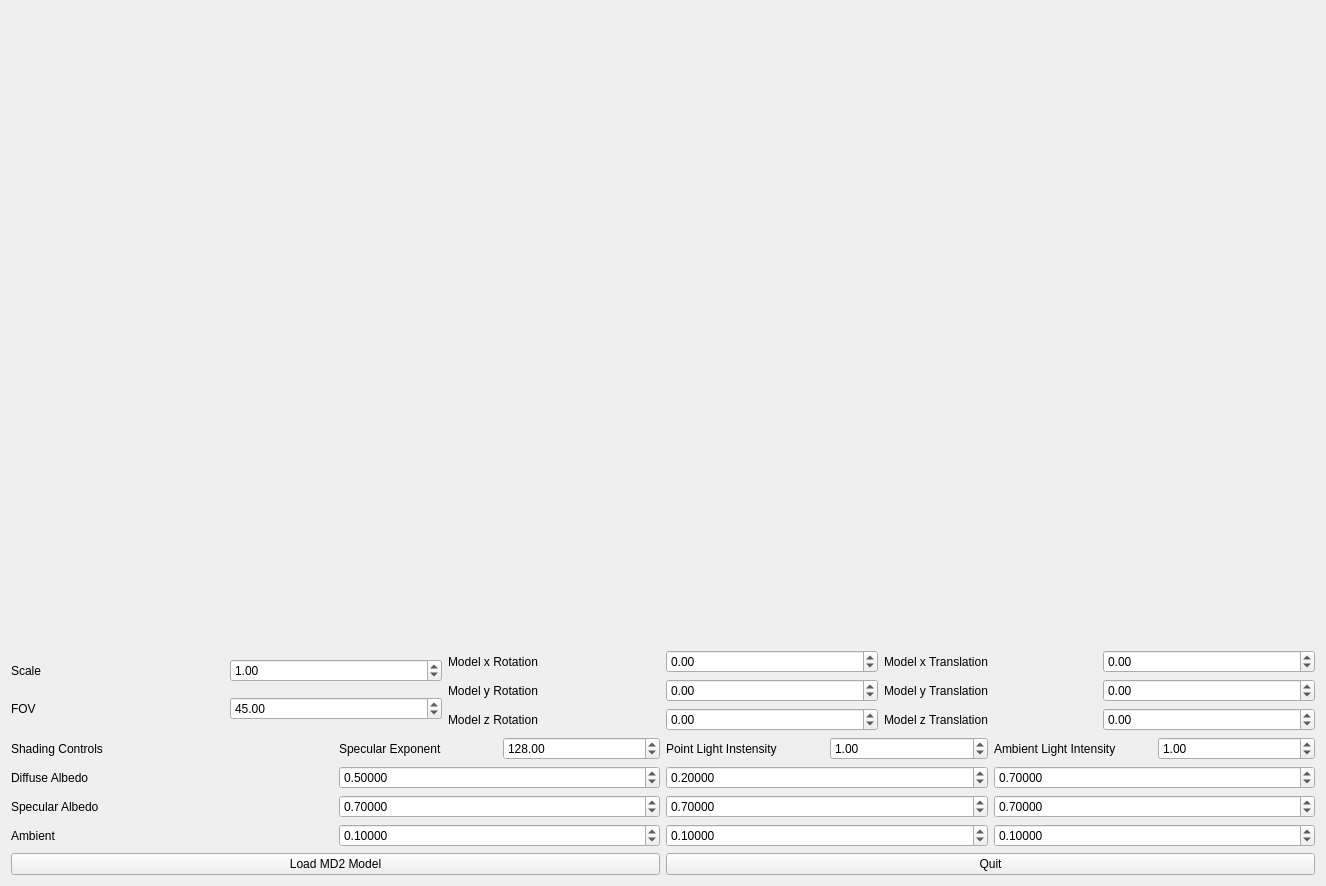
<?xml version="1.0" encoding="UTF-8"?>
<ui version="4.0">
 <class>MainWindow</class>
 <widget class="QMainWindow" name="MainWindow">
  <property name="geometry">
   <rect>
    <x>0</x>
    <y>0</y>
    <width>1326</width>
    <height>886</height>
   </rect>
  </property>
  <property name="windowTitle">
   <string>MainWindow</string>
  </property>
  <widget class="QWidget" name="centralWidget">
   <layout class="QGridLayout" name="gridLayout">
    <item row="0" column="0">
     <layout class="QVBoxLayout" name="verticalLayout_3">
      <item>
       <layout class="QHBoxLayout" name="imagesLayout_2">
        <item>
         <widget class="QWidget" name="containerWidget" native="true">
          <property name="minimumSize">
           <size>
            <width>800</width>
            <height>600</height>
           </size>
          </property>
          <zorder></zorder>
          <zorder></zorder>
         </widget>
        </item>
       </layout>
      </item>
      <item>
       <layout class="QVBoxLayout" name="verticalLayout_4">
        <item>
         <layout class="QHBoxLayout" name="horizontalLayout_2">
          <item>
           <layout class="QGridLayout" name="gridLayout_2">
            <item row="0" column="0">
             <widget class="QLabel" name="label_7">
              <property name="text">
               <string>Scale</string>
              </property>
             </widget>
            </item>
            <item row="2" column="0">
             <widget class="QLabel" name="label_8">
              <property name="text">
               <string>FOV</string>
              </property>
             </widget>
            </item>
            <item row="0" column="1">
             <widget class="QDoubleSpinBox" name="scaleSB">
              <property name="minimum">
               <double>0.010000000000000</double>
              </property>
              <property name="maximum">
               <double>10.000000000000000</double>
              </property>
              <property name="singleStep">
               <double>0.100000000000000</double>
              </property>
              <property name="value">
               <double>1.000000000000000</double>
              </property>
             </widget>
            </item>
            <item row="2" column="1">
             <widget class="QDoubleSpinBox" name="fovSB">
              <property name="minimum">
               <double>-1.000000000000000</double>
              </property>
              <property name="maximum">
               <double>360.000000000000000</double>
              </property>
              <property name="singleStep">
               <double>0.100000000000000</double>
              </property>
              <property name="value">
               <double>45.000000000000000</double>
              </property>
             </widget>
            </item>
           </layout>
          </item>
          <item>
           <layout class="QGridLayout" name="gridLayout_3">
            <item row="0" column="0">
             <widget class="QLabel" name="label">
              <property name="text">
               <string>Model x Rotation</string>
              </property>
             </widget>
            </item>
            <item row="1" column="1">
             <widget class="QDoubleSpinBox" name="yRotationSB">
              <property name="minimum">
               <double>-1.000000000000000</double>
              </property>
              <property name="maximum">
               <double>360.000000000000000</double>
              </property>
             </widget>
            </item>
            <item row="2" column="1">
             <widget class="QDoubleSpinBox" name="zRotationSB">
              <property name="minimum">
               <double>-1.000000000000000</double>
              </property>
              <property name="maximum">
               <double>360.000000000000000</double>
              </property>
             </widget>
            </item>
            <item row="1" column="0">
             <widget class="QLabel" name="label_2">
              <property name="text">
               <string>Model y Rotation</string>
              </property>
             </widget>
            </item>
            <item row="0" column="1">
             <widget class="QDoubleSpinBox" name="xRotationSB">
              <property name="minimum">
               <double>-1.000000000000000</double>
              </property>
              <property name="maximum">
               <double>360.000000000000000</double>
              </property>
             </widget>
            </item>
            <item row="2" column="0">
             <widget class="QLabel" name="label_3">
              <property name="text">
               <string>Model z Rotation</string>
              </property>
             </widget>
            </item>
           </layout>
          </item>
          <item>
           <layout class="QGridLayout" name="gridLayout_4">
            <item row="0" column="0">
             <widget class="QLabel" name="label_4">
              <property name="text">
               <string>Model x Translation</string>
              </property>
             </widget>
            </item>
            <item row="1" column="0">
             <widget class="QLabel" name="label_5">
              <property name="text">
               <string>Model y Translation</string>
              </property>
             </widget>
            </item>
            <item row="2" column="0">
             <widget class="QLabel" name="label_6">
              <property name="text">
               <string>Model z Translation</string>
              </property>
             </widget>
            </item>
            <item row="0" column="1">
             <widget class="QDoubleSpinBox" name="xTranslationSB">
              <property name="minimum">
               <double>-10.000000000000000</double>
              </property>
              <property name="maximum">
               <double>10.000000000000000</double>
              </property>
              <property name="singleStep">
               <double>0.100000000000000</double>
              </property>
             </widget>
            </item>
            <item row="1" column="1">
             <widget class="QDoubleSpinBox" name="yTranslationSB">
              <property name="minimum">
               <double>-10.000000000000000</double>
              </property>
              <property name="maximum">
               <double>10.000000000000000</double>
              </property>
              <property name="singleStep">
               <double>0.100000000000000</double>
              </property>
             </widget>
            </item>
            <item row="2" column="1">
             <widget class="QDoubleSpinBox" name="zTranslationSB">
              <property name="minimum">
               <double>-10.000000000000000</double>
              </property>
              <property name="maximum">
               <double>10.000000000000000</double>
              </property>
              <property name="singleStep">
               <double>0.100000000000000</double>
              </property>
             </widget>
            </item>
           </layout>
          </item>
         </layout>
        </item>
        <item>
         <layout class="QHBoxLayout" name="horizontalLayout_3">
          <item>
           <layout class="QGridLayout" name="gridLayout_5">
            <item row="0" column="3">
             <layout class="QHBoxLayout" name="horizontalLayout_5">
              <item>
               <widget class="QLabel" name="label_14">
                <property name="text">
                 <string>Ambient Light Intensity</string>
                </property>
               </widget>
              </item>
              <item>
               <widget class="QDoubleSpinBox" name="ambientLightIntensitySB">
                <property name="maximum">
                 <double>10.000000000000000</double>
                </property>
                <property name="singleStep">
                 <double>0.100000000000000</double>
                </property>
                <property name="value">
                 <double>1.000000000000000</double>
                </property>
               </widget>
              </item>
             </layout>
            </item>
            <item row="2" column="0">
             <widget class="QLabel" name="label_10">
              <property name="text">
               <string>Diffuse Albedo</string>
              </property>
             </widget>
            </item>
            <item row="2" column="2">
             <widget class="QDoubleSpinBox" name="diffuseAlbedoGSB">
              <property name="decimals">
               <number>5</number>
              </property>
              <property name="maximum">
               <double>1.000000000000000</double>
              </property>
              <property name="singleStep">
               <double>0.010000000000000</double>
              </property>
              <property name="value">
               <double>0.200000000000000</double>
              </property>
             </widget>
            </item>
            <item row="2" column="3">
             <widget class="QDoubleSpinBox" name="diffuseAlbedoBSB">
              <property name="decimals">
               <number>5</number>
              </property>
              <property name="maximum">
               <double>1.000000000000000</double>
              </property>
              <property name="singleStep">
               <double>0.010000000000000</double>
              </property>
              <property name="value">
               <double>0.700000000000000</double>
              </property>
             </widget>
            </item>
            <item row="4" column="0">
             <widget class="QLabel" name="label_12">
              <property name="text">
               <string>Ambient</string>
              </property>
             </widget>
            </item>
            <item row="2" column="1">
             <widget class="QDoubleSpinBox" name="diffuseAlbedoRSB">
              <property name="decimals">
               <number>5</number>
              </property>
              <property name="maximum">
               <double>1.000000000000000</double>
              </property>
              <property name="singleStep">
               <double>0.010000000000000</double>
              </property>
              <property name="value">
               <double>0.500000000000000</double>
              </property>
             </widget>
            </item>
            <item row="4" column="3">
             <widget class="QDoubleSpinBox" name="ambientBSB">
              <property name="decimals">
               <number>5</number>
              </property>
              <property name="maximum">
               <double>1.000000000000000</double>
              </property>
              <property name="singleStep">
               <double>0.010000000000000</double>
              </property>
              <property name="value">
               <double>0.100000000000000</double>
              </property>
             </widget>
            </item>
            <item row="4" column="2">
             <widget class="QDoubleSpinBox" name="ambientGSB">
              <property name="decimals">
               <number>5</number>
              </property>
              <property name="maximum">
               <double>1.000000000000000</double>
              </property>
              <property name="singleStep">
               <double>0.010000000000000</double>
              </property>
              <property name="value">
               <double>0.100000000000000</double>
              </property>
             </widget>
            </item>
            <item row="0" column="2">
             <layout class="QHBoxLayout" name="horizontalLayout_4">
              <item>
               <widget class="QLabel" name="label_13">
                <property name="text">
                 <string>Point Light Instensity</string>
                </property>
               </widget>
              </item>
              <item>
               <widget class="QDoubleSpinBox" name="pointLightIntensitySB">
                <property name="singleStep">
                 <double>0.100000000000000</double>
                </property>
                <property name="value">
                 <double>1.000000000000000</double>
                </property>
               </widget>
              </item>
             </layout>
            </item>
            <item row="3" column="3">
             <widget class="QDoubleSpinBox" name="specularAlbedoBSB">
              <property name="decimals">
               <number>5</number>
              </property>
              <property name="maximum">
               <double>1.000000000000000</double>
              </property>
              <property name="singleStep">
               <double>0.010000000000000</double>
              </property>
              <property name="value">
               <double>0.700000000000000</double>
              </property>
             </widget>
            </item>
            <item row="3" column="1">
             <widget class="QDoubleSpinBox" name="specularAlbedoRSB">
              <property name="decimals">
               <number>5</number>
              </property>
              <property name="maximum">
               <double>1.000000000000000</double>
              </property>
              <property name="singleStep">
               <double>0.010000000000000</double>
              </property>
              <property name="value">
               <double>0.700000000000000</double>
              </property>
             </widget>
            </item>
            <item row="3" column="0">
             <widget class="QLabel" name="label_11">
              <property name="text">
               <string>Specular Albedo</string>
              </property>
             </widget>
            </item>
            <item row="4" column="1">
             <widget class="QDoubleSpinBox" name="ambientRSB">
              <property name="decimals">
               <number>5</number>
              </property>
              <property name="maximum">
               <double>1.000000000000000</double>
              </property>
              <property name="singleStep">
               <double>0.010000000000000</double>
              </property>
              <property name="value">
               <double>0.100000000000000</double>
              </property>
             </widget>
            </item>
            <item row="3" column="2">
             <widget class="QDoubleSpinBox" name="specularAlbedoGSB">
              <property name="decimals">
               <number>5</number>
              </property>
              <property name="maximum">
               <double>1.000000000000000</double>
              </property>
              <property name="singleStep">
               <double>0.010000000000000</double>
              </property>
              <property name="value">
               <double>0.700000000000000</double>
              </property>
             </widget>
            </item>
            <item row="0" column="1">
             <layout class="QHBoxLayout" name="horizontalLayout_6">
              <item>
               <widget class="QLabel" name="label_9">
                <property name="text">
                 <string>Specular Exponent</string>
                </property>
               </widget>
              </item>
              <item>
               <widget class="QDoubleSpinBox" name="specularPowerSB">
                <property name="maximum">
                 <double>255.000000000000000</double>
                </property>
                <property name="value">
                 <double>128.000000000000000</double>
                </property>
               </widget>
              </item>
             </layout>
            </item>
            <item row="0" column="0">
             <widget class="QLabel" name="label_15">
              <property name="text">
               <string>Shading Controls</string>
              </property>
             </widget>
            </item>
           </layout>
          </item>
         </layout>
        </item>
        <item>
         <layout class="QHBoxLayout" name="horizontalLayout">
          <item>
           <widget class="QPushButton" name="loadButton">
            <property name="text">
             <string>Load MD2 Model</string>
            </property>
           </widget>
          </item>
          <item>
           <widget class="QPushButton" name="quitButton">
            <property name="text">
             <string>Quit</string>
            </property>
           </widget>
          </item>
         </layout>
        </item>
       </layout>
      </item>
     </layout>
    </item>
   </layout>
  </widget>
 </widget>
 <layoutdefault spacing="6" margin="11"/>
 <resources/>
 <connections>
  <connection>
   <sender>quitButton</sender>
   <signal>clicked()</signal>
   <receiver>MainWindow</receiver>
   <slot>close()</slot>
   <hints>
    <hint type="sourcelabel">
     <x>661</x>
     <y>453</y>
    </hint>
    <hint type="destinationlabel">
     <x>444</x>
     <y>240</y>
    </hint>
   </hints>
  </connection>
 </connections>
</ui>
